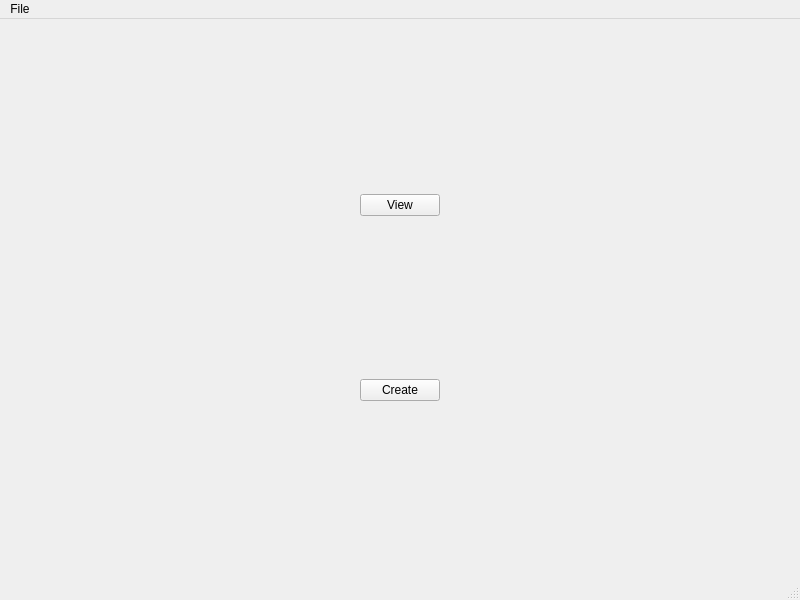
<?xml version="1.0" encoding="UTF-8"?>
<ui version="4.0">
 <class>MainWindow</class>
 <widget class="QMainWindow" name="MainWindow">
  <property name="geometry">
   <rect>
    <x>0</x>
    <y>0</y>
    <width>800</width>
    <height>600</height>
   </rect>
  </property>
  <property name="windowTitle">
   <string>MainWindow</string>
  </property>
  <widget class="QWidget" name="centralwidget">
   <layout class="QVBoxLayout" name="verticalLayout">
    <item>
     <widget class="QStackedWidget" name="main_window_stack">
      <widget class="QWidget" name="home_page">
       <layout class="QGridLayout" name="gridLayout">
        <item row="0" column="1">
         <widget class="QPushButton" name="view_list_button">
          <property name="text">
           <string>View</string>
          </property>
         </widget>
        </item>
        <item row="0" column="0">
         <spacer name="horizontalSpacer">
          <property name="orientation">
           <enum>Qt::Horizontal</enum>
          </property>
          <property name="sizeHint" stdset="0">
           <size>
            <width>40</width>
            <height>20</height>
           </size>
          </property>
         </spacer>
        </item>
        <item row="1" column="1">
         <widget class="QPushButton" name="create_list_button">
          <property name="text">
           <string>Create</string>
          </property>
         </widget>
        </item>
        <item row="0" column="2">
         <spacer name="horizontalSpacer_2">
          <property name="orientation">
           <enum>Qt::Horizontal</enum>
          </property>
          <property name="sizeHint" stdset="0">
           <size>
            <width>40</width>
            <height>20</height>
           </size>
          </property>
         </spacer>
        </item>
       </layout>
      </widget>
     </widget>
    </item>
   </layout>
  </widget>
  <widget class="QMenuBar" name="menubar">
   <property name="geometry">
    <rect>
     <x>0</x>
     <y>0</y>
     <width>800</width>
     <height>22</height>
    </rect>
   </property>
   <widget class="QMenu" name="menuFile">
    <property name="title">
     <string>File</string>
    </property>
    <addaction name="actionExit"/>
   </widget>
   <addaction name="menuFile"/>
  </widget>
  <widget class="QStatusBar" name="statusbar"/>
  <action name="actionExit">
   <property name="text">
    <string>Exit</string>
   </property>
  </action>
 </widget>
 <resources/>
 <connections/>
</ui>
